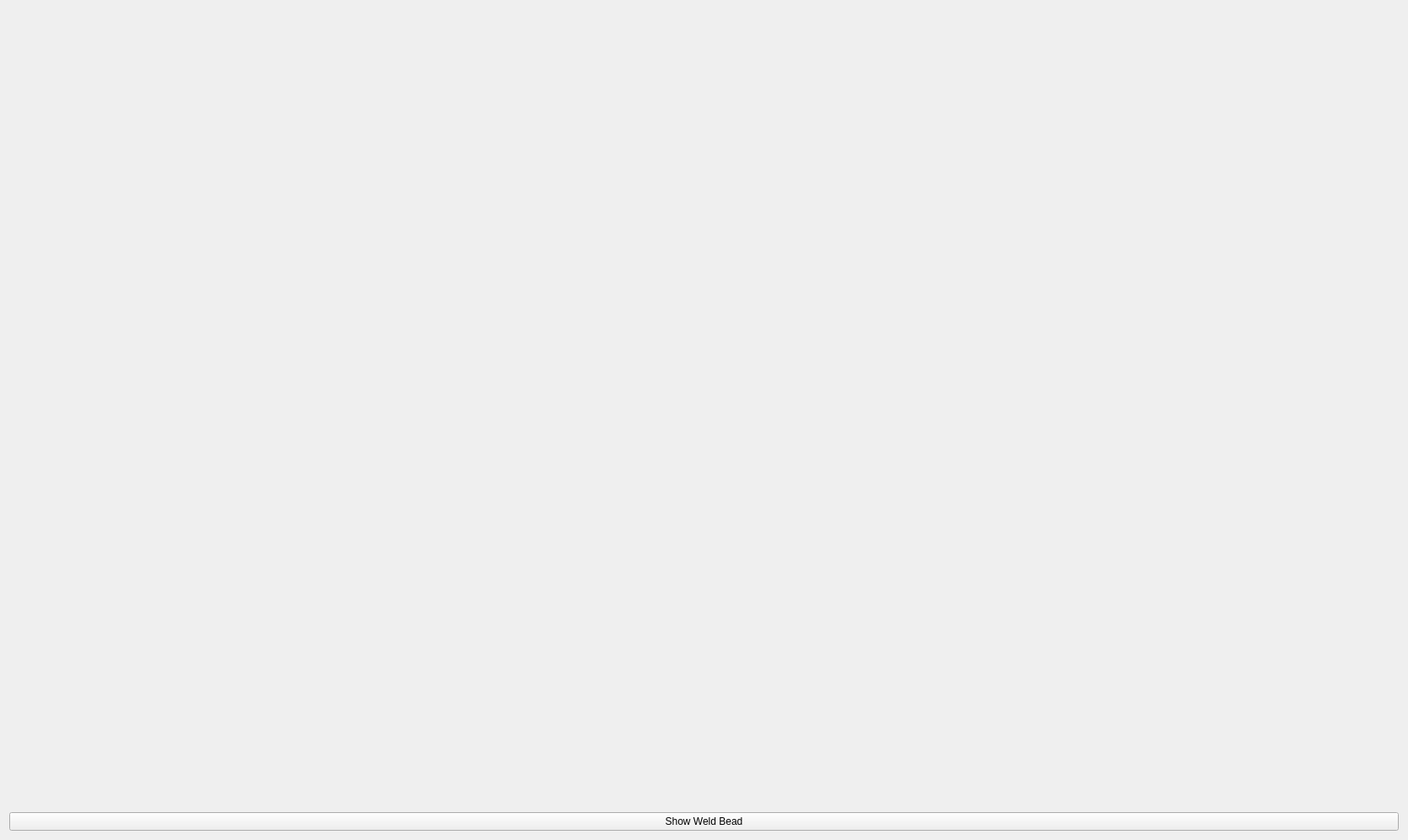
<?xml version="1.0" encoding="UTF-8"?>
<ui version="4.0">
 <class>Widget</class>
 <widget class="QWidget" name="Widget">
  <property name="geometry">
   <rect>
    <x>0</x>
    <y>0</y>
    <width>1669</width>
    <height>996</height>
   </rect>
  </property>
  <property name="windowTitle">
   <string>Widget</string>
  </property>
  <layout class="QVBoxLayout" name="verticalLayout">
   <item>
    <widget class="QWidget" name="GraphWidget" native="true"/>
   </item>
   <item>
    <widget class="QPushButton" name="ShowPushButton">
     <property name="text">
      <string>Show Weld Bead</string>
     </property>
    </widget>
   </item>
  </layout>
 </widget>
 <resources/>
 <connections/>
</ui>
